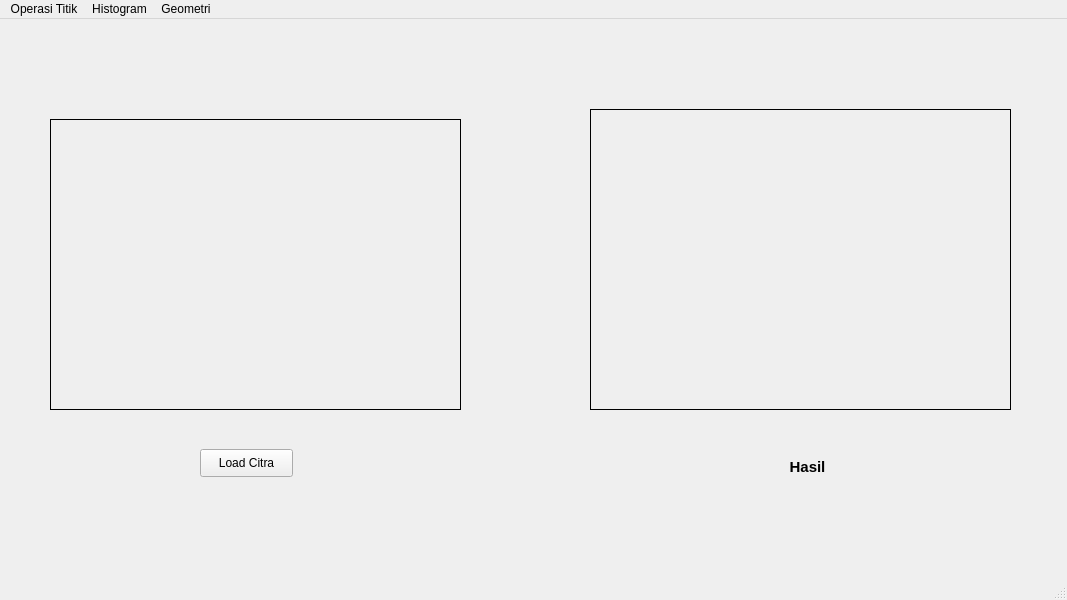
<?xml version="1.0" encoding="UTF-8"?>
<ui version="4.0">
 <class>MainWindow</class>
 <widget class="QMainWindow" name="MainWindow">
  <property name="geometry">
   <rect>
    <x>0</x>
    <y>0</y>
    <width>1067</width>
    <height>600</height>
   </rect>
  </property>
  <property name="windowTitle">
   <string>MainWindow</string>
  </property>
  <widget class="QWidget" name="centralwidget">
   <widget class="QPushButton" name="btn_load_citra">
    <property name="geometry">
     <rect>
      <x>200</x>
      <y>430</y>
      <width>93</width>
      <height>28</height>
     </rect>
    </property>
    <property name="text">
     <string>Load Citra</string>
    </property>
   </widget>
   <widget class="QLabel" name="load_citra">
    <property name="geometry">
     <rect>
      <x>50</x>
      <y>100</y>
      <width>411</width>
      <height>291</height>
     </rect>
    </property>
    <property name="frameShape">
     <enum>QFrame::Box</enum>
    </property>
    <property name="text">
     <string/>
    </property>
   </widget>
   <widget class="QLabel" name="hasil_citra">
    <property name="geometry">
     <rect>
      <x>590</x>
      <y>90</y>
      <width>421</width>
      <height>301</height>
     </rect>
    </property>
    <property name="frameShape">
     <enum>QFrame::Box</enum>
    </property>
    <property name="text">
     <string/>
    </property>
   </widget>
   <widget class="QLabel" name="label">
    <property name="enabled">
     <bool>true</bool>
    </property>
    <property name="geometry">
     <rect>
      <x>780</x>
      <y>440</y>
      <width>55</width>
      <height>16</height>
     </rect>
    </property>
    <property name="font">
     <font>
      <pointsize>11</pointsize>
      <weight>75</weight>
      <bold>true</bold>
     </font>
    </property>
    <property name="layoutDirection">
     <enum>Qt::LeftToRight</enum>
    </property>
    <property name="text">
     <string>Hasil</string>
    </property>
    <property name="alignment">
     <set>Qt::AlignCenter</set>
    </property>
   </widget>
  </widget>
  <widget class="QMenuBar" name="menubar">
   <property name="geometry">
    <rect>
     <x>0</x>
     <y>0</y>
     <width>1067</width>
     <height>26</height>
    </rect>
   </property>
   <widget class="QMenu" name="menuOperasi_Titik">
    <property name="title">
     <string>Operasi Titik</string>
    </property>
    <addaction name="actionGrayscale"/>
    <addaction name="actionBrightness"/>
    <addaction name="actionSimple_Contrast"/>
    <addaction name="actionContrast_Stretching"/>
    <addaction name="actionNegative"/>
    <addaction name="actionBiner"/>
   </widget>
   <widget class="QMenu" name="menuHistogram">
    <property name="title">
     <string>Histogram</string>
    </property>
    <addaction name="actionHistogram_Grayscale"/>
    <addaction name="actionHistogram_RGB"/>
    <addaction name="actionHistogram_Equalization"/>
   </widget>
   <widget class="QMenu" name="menuGeometri">
    <property name="title">
     <string>Geometri</string>
    </property>
    <addaction name="actionTranslasi"/>
    <addaction name="actionRotasi"/>
    <addaction name="actionResize"/>
    <addaction name="actionCrop"/>
   </widget>
   <addaction name="menuOperasi_Titik"/>
   <addaction name="menuHistogram"/>
   <addaction name="menuGeometri"/>
  </widget>
  <widget class="QStatusBar" name="statusbar"/>
  <action name="actionGrayscale">
   <property name="text">
    <string>Grayscale</string>
   </property>
  </action>
  <action name="actionBrightness">
   <property name="text">
    <string>Brightness</string>
   </property>
  </action>
  <action name="actionSimple_Contrast">
   <property name="text">
    <string>Simple Contrast</string>
   </property>
  </action>
  <action name="actionContrast_Stretching">
   <property name="text">
    <string>Contrast Stretching</string>
   </property>
  </action>
  <action name="actionNegative">
   <property name="text">
    <string>Negative</string>
   </property>
  </action>
  <action name="actionBiner">
   <property name="text">
    <string>Biner</string>
   </property>
  </action>
  <action name="actionHistogram_Grayscale">
   <property name="text">
    <string>Histogram Grayscale</string>
   </property>
  </action>
  <action name="actionHistogram_RGB">
   <property name="text">
    <string>Histogram RGB</string>
   </property>
  </action>
  <action name="actionHistogram_Equalization">
   <property name="text">
    <string>Histogram Equalization</string>
   </property>
  </action>
  <action name="actionRotasi">
   <property name="text">
    <string>Rotasi</string>
   </property>
  </action>
  <action name="actionResize">
   <property name="text">
    <string>Resize</string>
   </property>
  </action>
  <action name="actionTranslasi">
   <property name="text">
    <string>Translasi</string>
   </property>
  </action>
  <action name="actionCrop">
   <property name="text">
    <string>Crop</string>
   </property>
  </action>
 </widget>
 <resources/>
 <connections/>
</ui>
